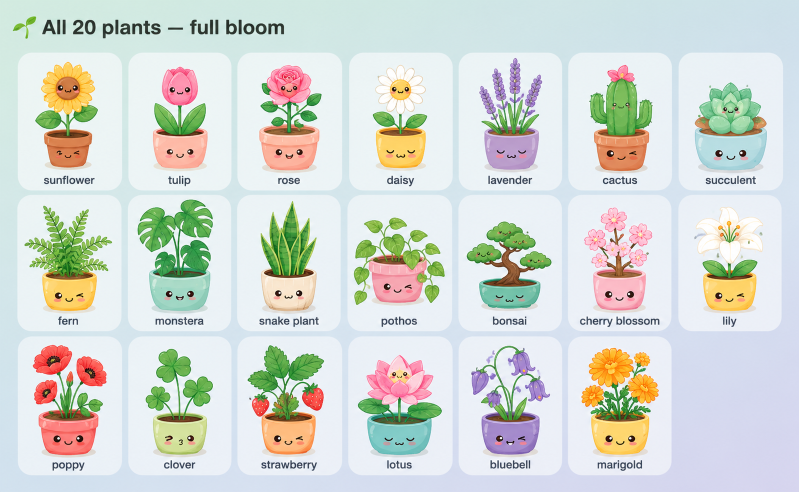
#> input picture assets/plants-reference.png, 1598 x 984 px (shown at 1/2 size)
$ python crop_assets.py
#> lines starting #> are read from the running program, lines starting #| are printed output that depends on the picture
"""
Crops individual plant and cat PNGs from the reference grid images.
Removes card backgrounds and saves transparent PNGs to assets/plants/ and assets/cats/.
"""
from PIL import Image, ImageDraw
import numpy as np
import os

ASSETS = os.path.join(os.path.dirname(__file__), 'assets')
PLANTS_DIR = os.path.join(ASSETS, 'plants')
CATS_DIR   = os.path.join(ASSETS, 'cats')
os.makedirs(PLANTS_DIR, exist_ok=True)
os.makedirs(CATS_DIR, exist_ok=True)

# ── helpers ──────────────────────────────────────────────────────────────────

def remove_bg(img, tolerance=38):
    """Replace near-white/near-light card background with transparency."""
    img = img.convert('RGBA')
    data = np.array(img, dtype=np.float32)
    r, g, b, a = data[...,0], data[...,1], data[...,2], data[...,3]
    # Sample background colour from the four corners
    corners = [(0,0),(0,-1),(-1,0),(-1,-1)]
    bg_samples = np.array([[data[y,x,:3] for x,y in corners]]).reshape(-1,3)
    bg = bg_samples.mean(axis=0)          # e.g. [240, 245, 250]
    dist = np.sqrt(((data[..., :3] - bg)**2).sum(axis=-1))
    mask = dist < tolerance
    # Soft edge: ramp the alpha around the threshold
    alpha = np.clip((dist - tolerance * 0.6) / (tolerance * 0.4), 0, 1) * 255
    alpha[mask] = 0
    data[..., 3] = alpha.astype(np.uint8)
    return Image.fromarray(data.astype(np.uint8), 'RGBA')

def crop_and_save(src_img, box, out_path, size=160):
    """Crop a cell, strip background, resize to `size`×`size`, save PNG."""
    cell = src_img.crop(box)
    cell = remove_bg(cell, tolerance=42)
    # Auto-trim transparent padding
    bbox = cell.getbbox()
    if bbox:
        cell = cell.crop(bbox)
    cell = cell.resize((size, size), Image.LANCZOS)
    cell.save(out_path, 'PNG')
    print(f'  saved {os.path.basename(out_path)}')


def crop_plant_and_save(src_img, box, out_path, size=160):
    """Crop a plant cell, drop the text label below the pot, keep the WHOLE pot.

    The card holds: [plant + pot]  (gap)  [text label].
    After stripping the background we look at how much ink is in each row,
    find the biggest empty gap, and cut there — so the full pot stays and the
    word is removed. Then we pad to a square so the pot isn't squished.
    """
    cell = src_img.crop(box)
    cell = remove_bg(cell, tolerance=42)
    arr = np.array(cell)
    alpha = arr[..., 3].astype(np.float32)

    row_ink = alpha.sum(axis=1)
    thresh = row_ink.max() * 0.04
    content = row_ink > thresh
    rows = np.where(content)[0]
    if len(rows) == 0:
        return crop_and_save(src_img, box, out_path, size)
    top, bottom = int(rows[0]), int(rows[-1])

    # Find runs of empty rows between top and bottom (gaps).
    gaps = []  # (start, end_exclusive, length)
    r = top
    while r <= bottom:
        if not content[r]:
            s = r
            while r <= bottom and not content[r]:
                r += 1
            gaps.append((s, r, r - s))
        else:
            r += 1
    # The label sits below the biggest vertical gap. Cut at that gap.
    cut = bottom + 1
    if gaps:
        biggest = max(gaps, key=lambda g: g[2])
        if biggest[2] >= 6:           # a real gap, not a leaf seam
            cut = biggest[0]
    plant = cell.crop((0, top, cell.width, cut))

    # Trim transparent left/right padding, keep full height (pot included).
    bbox = plant.getbbox()
    if bbox:
        plant = plant.crop((bbox[0], 0, bbox[2], plant.height))

    # Pad to a square, anchoring the plant to the BOTTOM so the pot rests on
    # the bottom edge. This makes the "grow from the pot up" reveal work — the
    # clip-path reveals from the bottom, showing the pot first.
    w, h = plant.size
    side = max(w, h)
    sq = Image.new('RGBA', (side, side), (0, 0, 0, 0))
    sq.paste(plant, ((side - w) // 2, side - h), plant)
    sq = sq.resize((size, size), Image.LANCZOS)
    sq.save(out_path, 'PNG')
    print(f'  saved {os.path.basename(out_path)}')

# ── PLANTS  1598 × 984 ───────────────────────────────────────────────────────
# Grid: 3 rows × 7 cols (last row has 6).
# Rough layout (measured visually):
#   top header: ~80px
#   left margin: ~10px
#   right margin: ~10px
#   each cell: ~(1598-20)/7 ≈ 225 wide, (984-80-20)/3 ≈ 295 tall

plant_names = [
    'sunflower','tulip','rose','daisy','lavender','cactus','succulent',
    'fern','monstera','snake_plant','pothos','bonsai','cherry_blossom','lily',
    'poppy','clover','strawberry','lotus','bluebell','marigold',
]

PI = Image.open(os.path.join(ASSETS, 'plants-reference.png'))
#> PI is the input picture: PIL image 1598x984 RGB; mean R, G, B 212.3, 217.6, 211.7
PW, PH = PI.size          # 1598 × 984
#> PW = 1598; PH = 984

# Row / column boundaries (tweak by a few pixels if needed)
p_header = 72             # pixels of title text at top
p_left   = 8
p_right  = PW - 8
#> p_right = 1590
p_bottom = PH - 8
#> p_bottom = 976

cols = 7
rows = 3
cell_w = (p_right - p_left) / cols
#> cell_w = 226
cell_h = (p_bottom - p_header) / rows
#> cell_h = 301.3

print('\n── Plants ──')
idx = 0
for row in range(rows):
    n_cols = 6 if row == 2 else 7   # last row only has 6
    for col in range(n_cols):
        if idx >= len(plant_names): break
        x0 = int(p_left  + col * cell_w)
        y0 = int(p_header + row * cell_h)
        x1 = int(x0 + cell_w)
        y1 = int(y0 + cell_h)
        # Trim a few px inset to avoid card borders
        pad = 6
        # Keep the full card (including the label band); the gap-detector in
        # crop_plant_and_save removes the word while preserving the whole pot.
        box = (x0+pad, y0+pad, x1-pad, y1-pad)
        out = os.path.join(PLANTS_DIR, f'{plant_names[idx]}.png')
        crop_plant_and_save(PI, box, out)
        idx += 1
#> this loop made 3 passes
#> pass 1, in crop_plant_and_save, `cell = src_img.crop(box)`:
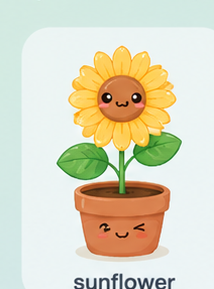
#> cell: PIL image 214x289 RGB; mean R, G, B 219.1, 215.6, 192.4
#> pass 1, in remove_bg, `r, g, b, a = data[...,0], data[...,1], data[...,2], data[...,3]`:
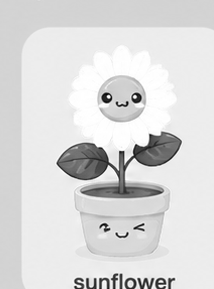
#> r: shape (289, 214) float32; min 2, max 255, mean 219.1
#> after the loop, idx = 20

# ── CATS  918 × 1714 ─────────────────────────────────────────────────────────
# Grid: 8 rows × 3 cols.
# Layout:
#   header: ~110px
#   left label column: ~118px
#   each cell: (918-118)/3 ≈ 267 wide
#   each row: (1714-110)/8 ≈ 200 tall

cat_names = [
    'orange_tabby','gray_tabby','black','white',
    'cream','brown','calico','tuxedo',
]
pose_names = ['walk','sit','stretch']

CI = Image.open(os.path.join(ASSETS, 'cats-reference.png'))
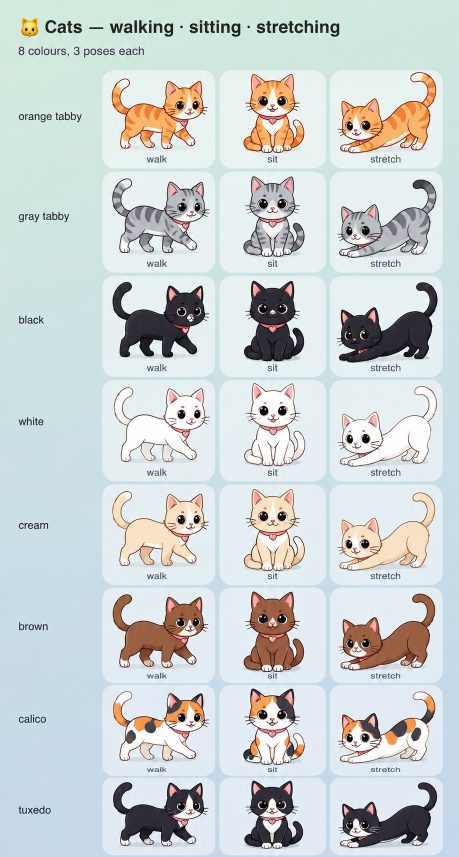
#> input picture assets/cats-reference.png, 918 x 1714 px (shown at 1/2 size)
#> CI is the input picture: PIL image 918x1714 RGB; mean R, G, B 203.7, 210.1, 209.8


def _runs(mask):
    """Return list of (start, end_exclusive) runs where mask is True."""
    runs, i, n = [], 0, len(mask)
    while i < n:
        if mask[i]:
            s = i
            while i < n and mask[i]:
                i += 1
            runs.append((s, i))
        else:
            i += 1
    return runs


def _finalize_cat(sub, out_path, size=160):
    """sub: a background-removed image holding ONE cat with its pose-label text
    below it. Drop ONLY the small label blob at the very bottom (a raised tail
    is also separated by a gap, so we must keep everything except a short,
    bottom-most run). Then trim, pad to a centered square, and save."""
    arr = np.array(sub)
    alpha = arr[..., 3].astype(np.float32)
    row_ink = alpha.sum(axis=1)
    if row_ink.max() == 0:
        return
    content = row_ink > row_ink.max() * 0.04
    blobs = _runs(content)          # vertical runs of content (tail, body, label…)
    top = blobs[0][0]
    bottom = blobs[-1][1]
    # If the bottom-most blob is short and clearly separated, it's the word.
    if len(blobs) >= 2:
        last_s, last_e = blobs[-1]
        prev_e = blobs[-2][1]
        main_h = bottom - top
        if (last_s - prev_e) >= 8 and (last_e - last_s) <= max(30, 0.35 * main_h):
            bottom = prev_e         # drop the label, keep tail + body
    cat = sub.crop((0, top, sub.width, bottom))
    bbox = cat.getbbox()
    if bbox:
        cat = cat.crop(bbox)
    w, h = cat.size
    side = int(max(w, h) * 1.12)              # a little breathing room
    sq = Image.new('RGBA', (side, side), (0, 0, 0, 0))
    sq.paste(cat, ((side - w) // 2, (side - h) // 2), cat)
    sq = sq.resize((size, size), Image.LANCZOS)
    sq.save(out_path, 'PNG')
    print(f'  saved {os.path.basename(out_path)}')


# Generous vertical bands per colour (midpoints between rows) so raised tails
# are never clipped. x is limited to the art area (past the colour label and
# clear of the page's subtitle text at the very top).
cat_bands = [
    (115,  330),  # orange tabby  (top clears the subtitle line)
    (330,  540),  # gray tabby
    (540,  748),  # black
    (748,  958),  # white
    (958,  1162), # cream
    (1162, 1360), # brown
    (1360, 1545), # calico
    (1545, 1712), # tuxedo
]
ART_X0, ART_X1 = 150, 916   # skip the left colour-name label column

print('\n── Cats ──')
for row, (ytop, ybot) in enumerate(cat_bands):
    cat = cat_names[row]
    strip = CI.crop((ART_X0, ytop, ART_X1, ybot))
    strip = remove_bg(strip, tolerance=42)
    arr = np.array(strip)
    alpha = arr[..., 3].astype(np.float32)
    col_ink = alpha.sum(axis=0)
    content = col_ink > col_ink.max() * 0.04
    # Each cat is a wide block of columns. Keep only runs wide enough to be a
    # cat (ignores stray antialiasing/text fragments), then take the 3 widest.
    blocks = [(s, e) for (s, e) in _runs(content) if e - s >= 70]
    blocks.sort(key=lambda b: b[1] - b[0], reverse=True)
    blocks = sorted(blocks[:3])                 # leftmost → rightmost
    if len(blocks) != 3:                        # safety fallback: equal thirds
        span = ART_X1 - ART_X0
        blocks = [(int(i * span / 3), int((i + 1) * span / 3)) for i in range(3)]
    for col, pose in enumerate(pose_names):
        cx0, cx1 = blocks[col]
        sub = strip.crop((max(0, cx0 - 6), 0, min(strip.width, cx1 + 6), strip.height))
        out = os.path.join(CATS_DIR, f'{cat}_{pose}.png')
        _finalize_cat(sub, out)
#> this loop made 8 passes
#> bg in remove_bg on passes 1 to 8: [206.2, 229.5, 223.5], [205.2, 227.8, 225.8], [203.8, 225, 227.2], [202.2, 223.5, 228.8], [200.5, 221.2, 230.5], [198.5, 219, 231.5], [197.5, 217.2, 232.5], [197.5, 215.8, 233.8]
#> pass 1, `strip = CI.crop((ART_X0, ytop, ART_X1, ybot))`:
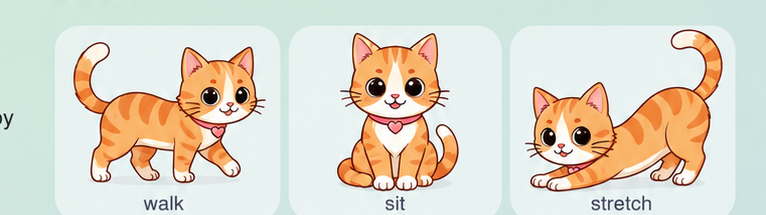
#> strip: PIL image 766x215 RGB; mean R, G, B 222.1, 215.7, 200.5
#> pass 1, in remove_bg (call 21), `r, g, b, a = data[...,0], data[...,1], data[...,2], data[...,3]`:
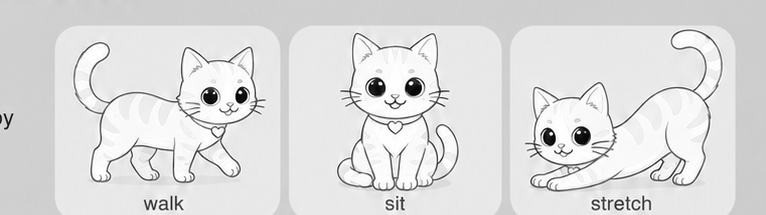
#> r: shape (215, 766) float32; min 0, max 255, mean 222.1
#> after the loop:
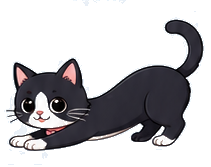
#> sub: PIL image 211x167 RGBA; mean R, G, B, A 167.3, 171.7, 180.3, 98.5; transparent parts drawn white

print('\n✓ Done')
print(f'  Plants → {PLANTS_DIR}')
#|   Plants → assets/plants
print(f'  Cats   → {CATS_DIR}')
#|   Cats   → assets/cats
